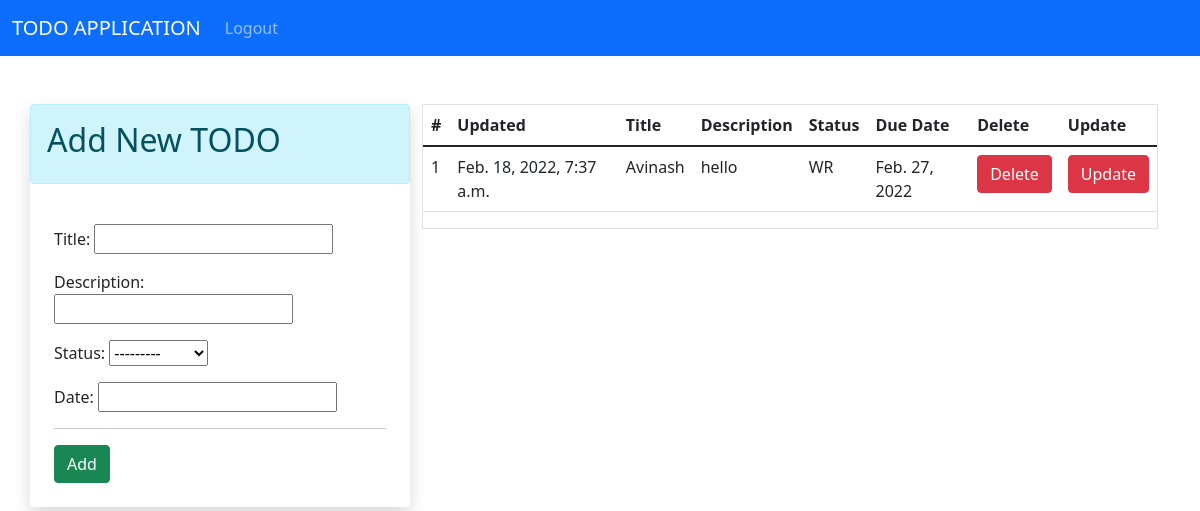
The app's page / (signed in) with its own data.
### app/models.py (models this page shows)
class TODO(models.Model):
    status_choices = [
    ('OP', 'OPEN'),
    ('WR', 'WORKING'),
    ('DN', 'DONE'),
    ('PD', 'PENDING'),
    ]
    updated = models.DateTimeField(auto_now=True)
    title = models.CharField(max_length=100)
    description = models.CharField(max_length=100)
    status = models.CharField(max_length=2 , choices=status_choices)
    date = models.DateField()

### app/views.py (the view)
# urls.py: path('' , home , name = 'home'),
@login_required(login_url='login')
def home(request):
        form = TODOForm
        todos = TODO.objects.all()
        return render(request , 'index.html' , context={'form' : form , 'todos' : todos})

### app/templates/index.html (shortened to what this page needs)
{% extends 'base.html' %}
{% block content %}
<div>
    <div class = "container pt-4">
        <div class = "row p-0 mt-4 ">
            <div class = "col-lg-4 mx-auto shadow p-0 ">
                <div class = "alert alert-info">
                    <h2>Add New TODO</h2>
                </div>
                <div class=" p-4">
                    <form  action="/add-todo/" method="POST" >
                        {{ form.as_p }}
                        <hr>
                        <input class= "btn btn-success" type="submit" value="Add">
                    </form>
                </div>
            </div>
            <div class = "col">
                <div class = "border">
                    {% if todos|length == 0 %}
                        <div class = "alert alert-info">
                            <p class = "display-4">NO TODOS</p>
                        </div>
                    {% else %}
                    <div>
                        <table class = "table">
                            <thead>
                                <tr>
                                    <th>#</th>
                                    <th>Updated</th>
                                    <th>Title</th>
                                    <th>Description</th>
                                    <th>Status</th>
                                    <th>Due Date</th>
                                    <th>Delete</th>
                                    <th>Update</th>
                                </tr>
                            </thead>
                            <tbody>
                                    {% for todo in todos %}
                                    <tr>
                                        <td>{{forloop.counter}}</td>
                                        <td>{{todo.updated}}</td>
                                        <td>{{todo.title}}</td>
                                        <td>{{todo.description}}</td>
                                        <td>{{todo.status}}</td>
                                        <td>{{todo.date}}</td>
                                        <td><a href="/delete-todo/{{todo.id}}" class = "btn btn-danger">Delete</a></td>
                                        <td><a href="/update-todo/{{todo.id}}" class = "btn btn-danger">Update</a></td>
                                    </tr>
                                    {% endfor %}
                            </tbody>
                        </table>
                    </div>
                    {% endif %}
                </div>
            </div>
        </div>
    </div>
</div>
{% endblock %}

### records on screen
TODO: updated "Feb. 18, 2022, 7:37 a.m.", title "Avinash", description "hello", status "WR", date "Feb. 27, 2022"
